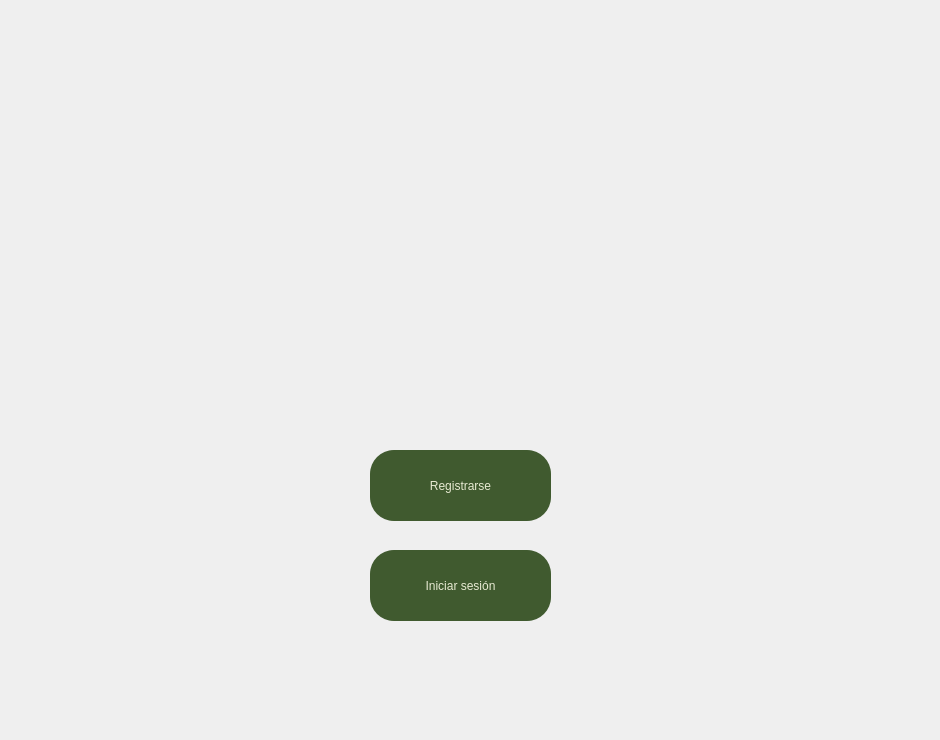
    <widget class="QWidget" name="page">
     <widget class="QLabel" name="label">
      <property name="geometry">
       <rect>
        <x>180</x>
        <y>50</y>
        <width>561</width>
        <height>281</height>
       </rect>
      </property>
      <property name="text">
       <string/>
      </property>
      <property name="pixmap">
       <pixmap>Header.png</pixmap>
      </property>
      <property name="scaledContents">
       <bool>true</bool>
      </property>
     </widget>
     <widget class="QPushButton" name="pushButton_registrarse">
      <property name="geometry">
       <rect>
        <x>370</x>
        <y>450</y>
        <width>181</width>
        <height>71</height>
       </rect>
      </property>
      <property name="cursor">
       <cursorShape>PointingHandCursor</cursorShape>
      </property>
      <property name="styleSheet">
       <string notr="true">QPushButton{
background-color: rgb(64, 90, 47);
border-radius: 24px;
color: rgb(231, 234, 210);
	font: 24pt &quot;Arial Rounded MT Bold&quot;;
}
QPushButton:hover{
background-color: rgb(231, 123, 56);
}
</string>
      </property>
      <property name="text">
       <string>Registrarse</string>
      </property>
     </widget>
     <widget class="QPushButton" name="pushButton_iniciosesion">
      <property name="geometry">
       <rect>
        <x>370</x>
        <y>550</y>
        <width>181</width>
        <height>71</height>
       </rect>
      </property>
      <property name="cursor">
       <cursorShape>PointingHandCursor</cursorShape>
      </property>
      <property name="styleSheet">
       <string notr="true">QPushButton{
background-color: rgb(64, 90, 47);
border-radius: 24px;
color: rgb(231, 234, 210);
	font: 24pt &quot;Arial Rounded MT Bold&quot;;
}
QPushButton:hover{
background-color: rgb(231, 123, 56);
}
</string>
      </property>
      <property name="text">
       <string>Iniciar sesión</string>
      </property>
     </widget>
     <widget class="QLabel" name="label_4">
      <property name="geometry">
       <rect>
        <x>0</x>
        <y>580</y>
        <width>171</width>
        <height>151</height>
       </rect>
      </property>
      <property name="text">
       <string/>
      </property>
      <property name="pixmap">
       <pixmap>Hojitas.png</pixmap>
      </property>
      <property name="scaledContents">
       <bool>true</bool>
      </property>
     </widget>
     <widget class="QLabel" name="label_5">
      <property name="geometry">
       <rect>
        <x>760</x>
        <y>0</y>
        <width>171</width>
        <height>181</height>
       </rect>
      </property>
      <property name="text">
       <string/>
      </property>
      <property name="pixmap">
       <pixmap>diseño.png</pixmap>
      </property>
      <property name="scaledContents">
       <bool>true</bool>
      </property>
     </widget>
     <widget class="QLabel" name="label_6">
      <property name="geometry">
       <rect>
        <x>0</x>
        <y>0</y>
        <width>171</width>
        <height>151</height>
       </rect>
      </property>
      <property name="text">
       <string/>
      </property>
      <property name="pixmap">
       <pixmap>Hojitas2.png</pixmap>
      </property>
      <property name="scaledContents">
       <bool>true</bool>
      </property>
     </widget>
     <widget class="QLabel" name="label_46">
      <property name="geometry">
       <rect>
        <x>570</x>
        <y>550</y>
        <width>261</width>
        <height>181</height>
       </rect>
      </property>
      <property name="text">
       <string/>
      </property>
      <property name="pixmap">
       <pixmap>diseño2.png</pixmap>
      </property>
      <property name="scaledContents">
       <bool>true</bool>
      </property>
     </widget>
     <widget class="QLabel" name="label_47">
      <property name="geometry">
       <rect>
        <x>0</x>
        <y>380</y>
        <width>171</width>
        <height>171</height>
       </rect>
      </property>
      <property name="text">
       <string/>
      </property>
      <property name="pixmap">
       <pixmap>diseño3.png</pixmap>
      </property>
      <property name="scaledContents">
       <bool>true</bool>
      </property>
     </widget>
    </widget>
